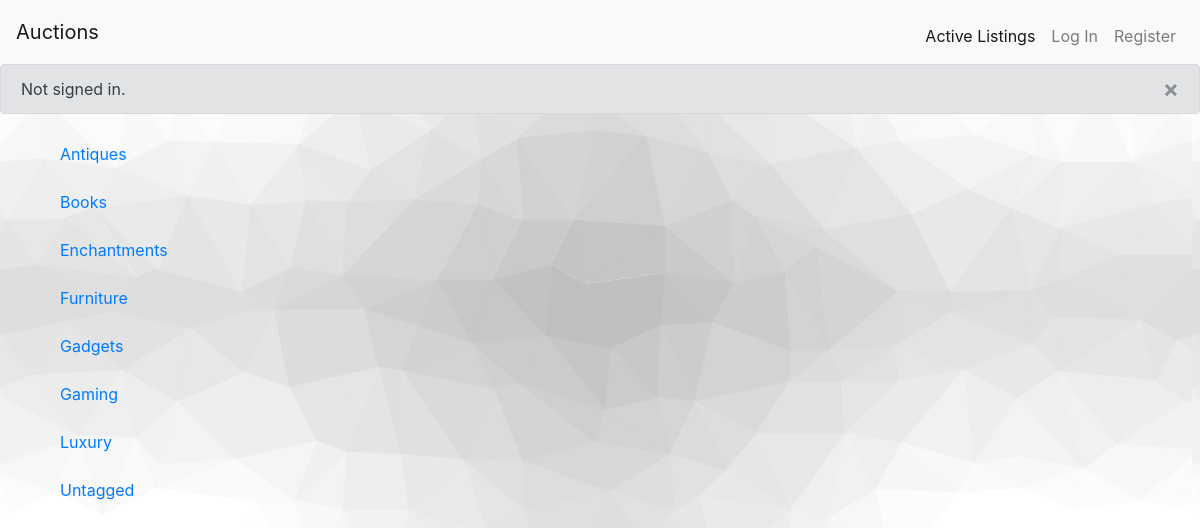
The page /categories on the database its author committed.
### auctions/models.py (models this page shows, shortened)
class Category(models.Model):
	name = models.CharField(max_length=50, unique=True)

### auctions/views.py (the view)
# urls.py: path("categories", views.categories, name="categories"),
def categories(request):
    categories = Category.objects.all().values_list("name", flat=True).order_by("name")
    return render(request, "auctions/categories.html", {"categories":categories})

### auctions/templates/auctions/categories.html
{% extends "auctions/layout.html" %}
{% block body %}
    {%for category in categories%}
    	<div class="row category">
    		<div class="col">
    			<a href="{% url 'category_listings' category=category %}">{{ category }}</a>
    		</div>
    	</div>
    {% endfor %}
{% endblock %}

### auctions/static/auctions/styles.css (style rules this page uses)
body { background-image: url("/static/auctions/cool-background.png") }
.category { padding-left: 5%; padding-top: 1%; padding-bottom: 1%; }

### rows shown on the page
Category: name "Antiques"
Category: name "Books"
Category: name "Enchantments"
Category: name "Furniture"
Category: name "Gadgets"
Category: name "Gaming"
Category: name "Luxury"
Category: name "Untagged"
